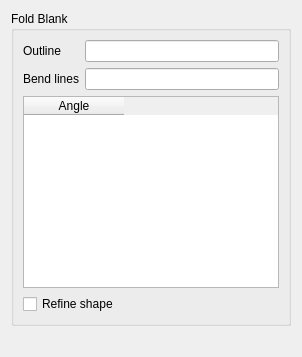
<?xml version="1.0" encoding="UTF-8"?>
<ui version="4.0">
 <class>TaskFoldBlank</class>
 <widget class="QWidget" name="TaskFoldBlank">
  <property name="windowTitle">
   <string>Fold Blank</string>
  </property>
  <layout class="QVBoxLayout" name="mainLayout">
   <item>
    <widget class="QGroupBox" name="group0">
     <property name="title">
      <string>Fold Blank</string>
     </property>
     <layout class="QFormLayout" name="layout0">
      <item row="0" column="0">
       <widget class="QLabel" name="label_profileLabel">
        <property name="text">
         <string>Outline</string>
        </property>
       </widget>
      </item>
      <item row="0" column="1">
       <widget class="QLineEdit" name="profileLabel">
        <property name="toolTip">
         <string>The outline of the flat pattern</string>
        </property>
        <property name="readOnly">
         <bool>true</bool>
        </property>
       </widget>
      </item>
      <item row="1" column="0">
       <widget class="QLabel" name="label_linesLabel">
        <property name="text">
         <string>Bend lines</string>
        </property>
       </widget>
      </item>
      <item row="1" column="1">
       <widget class="QLineEdit" name="linesLabel">
        <property name="toolTip">
         <string>The sketch with the bend lines</string>
        </property>
        <property name="readOnly">
         <bool>true</bool>
        </property>
       </widget>
      </item>
      <item row="2" column="0" colspan="2">
       <widget class="QTableWidget" name="anglesTable">
        <property name="toolTip">
         <string>The bend angle of each line in degrees. A negative value bends to the opposite side. The value 0 keeps the line flat</string>
        </property>
        <property name="columnCount">
         <number>1</number>
        </property>
        <column>
         <property name="text">
          <string>Angle</string>
         </property>
        </column>
       </widget>
      </item>
      <item row="3" column="0" colspan="2">
       <widget class="QCheckBox" name="Refine">
        <property name="text">
         <string>Refine shape</string>
        </property>
        <property name="toolTip">
         <string>Merges faces of the solid that are on the same surface</string>
        </property>
       </widget>
      </item>
     </layout>
    </widget>
   </item>
   <item>
    <widget class="QLabel" name="statusLabel">
     <property name="text">
      <string></string>
     </property>
     <property name="wordWrap">
      <bool>true</bool>
     </property>
    </widget>
   </item>
  </layout>
 </widget>
 <customwidgets>
  <customwidget>
   <class>Gui::QuantitySpinBox</class>
   <extends>QWidget</extends>
   <header>Gui/QuantitySpinBox.h</header>
  </customwidget>
 </customwidgets>
 <resources/>
 <connections/>
</ui>
